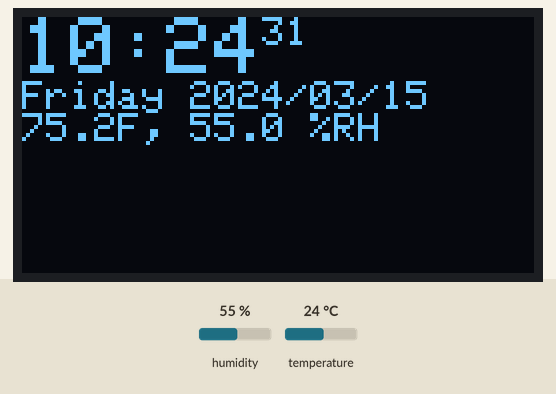
The sketch below on a simulated Arduino Uno, built with avr-gcc and run on an emulated ATmega328P. Parts: 128×64 one-colour display. The inputs (shaded band) are chosen by the test bench; at power-on: humidity 55 %, temperature 24 °C. The local clock reads 2024-03-15 10:24:30 at power-on unless the sketch sets it.

Above: at 1.2 s.
1.3 s: humidity set to 22 %
At 2.9 s:
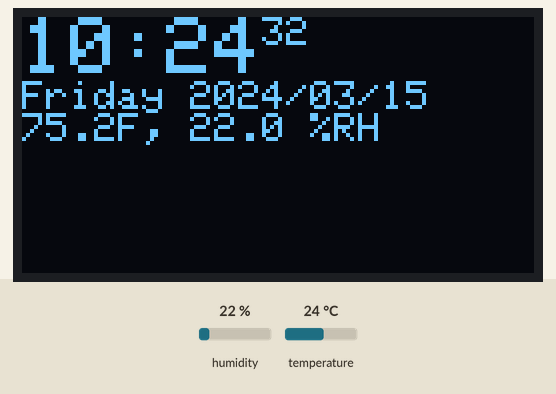
3.6 s: temperature set to 12 °C
At 4.7 s:
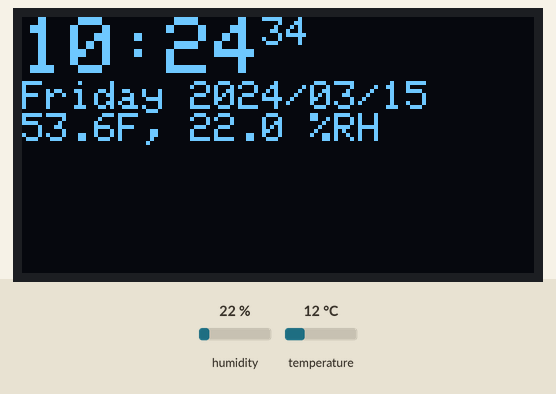
5.5 s: humidity set to 40 %
At 6.9 s:
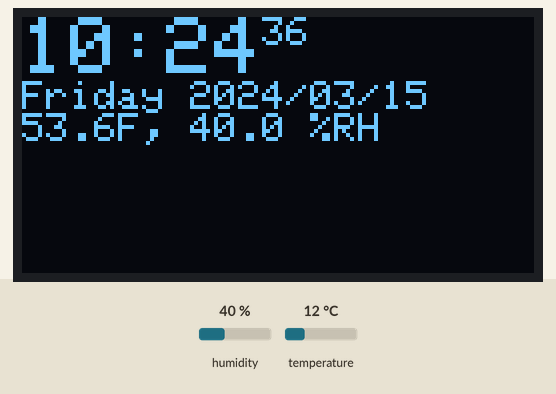
7.6 s: temperature set to 19 °C
At 8.8 s:
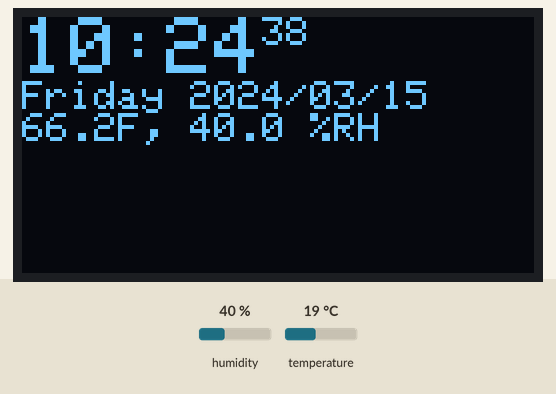
Timing chart, 0 to 10.6 s (numbered marks = the images above; inputs shaded):
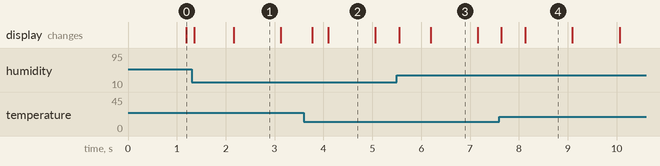

The sketch:

timeandtemp.ino
```cpp
// Date and time functions using a DS3231 RTC connected via I2C and Wire lib
#include <Wire.h>
#include <SPI.h>
#include <Adafruit_GFX.h>
#include <Adafruit_SSD1306.h>
#include <RTClib.h>
#include <SparkFunBME280.h>

#define OLED_RESET 4

Adafruit_SSD1306 display(OLED_RESET);
RTC_DS3231 rtc;
BME280 bme280;

char daysOfTheWeek[7][12] = {"Sunday", "Monday", "Tuesday", "Wednesday", "Thursday", "Friday", "Saturday"};

void setup () {
  if (! rtc.begin()) {
    while (1);
  }

  if (rtc.lostPower()) {
    rtc.adjust(DateTime(F(__DATE__), F(__TIME__)));
  }

  display.begin(SSD1306_SWITCHCAPVCC, 0x3C);

  bme280.settings.commInterface = I2C_MODE;
  bme280.settings.I2CAddress = 0x76;
  bme280.settings.runMode = 3; //Normal mode
  bme280.settings.tStandby = 0;
  bme280.settings.filter = 0;
  bme280.settings.tempOverSample = 1;
  bme280.settings.pressOverSample = 1;
  bme280.settings.humidOverSample = 1;
  bme280.begin();
}

void loop () {
  DateTime now = rtc.now();

	display.clearDisplay();

  display.setTextSize(2);
	display.setTextColor(WHITE);
	display.setCursor(0,0);

  display.print("");
  printNumber(now.hour());
  display.print(':');
  printNumber(now.minute());
  //display.print(':');
  display.setTextSize(1);
  printNumber(now.second());
  display.println();
  display.println();
  //display.println();

  display.print(daysOfTheWeek[now.dayOfTheWeek()]);

  display.print(" ");
  display.print(now.year(), DEC);
  display.print('/');
  printNumber(now.month());
  display.print('/');
  printNumber(now.day());
  display.println();

  display.setTextSize(1);
  //display.print(bme280.readTempC(), 2);
  //display.print("C, ");

  display.print(bme280.readTempF(), 1);
  display.setTextSize(1);
  display.print("F, ");

  display.print(bme280.readFloatHumidity(), 1);
  display.println(" %RH");

  //display.print(bme280.readFloatPressure(), 2);
  //display.println(" Pa");

  //display.print(bme280.readFloatAltitudeMeters(), 2);
  //display.print("m, ");

  //display.print(bme280.readFloatAltitudeFeet(), 2);
  //display.println("ft");

  display.display();
  delay(125);
}

void printNumber(int number)
{
  if (number < 10) display.print("0");
  display.print(number, DEC);
}
```

Measured:
- what the display in image 2 shows lasts 1.0 s, from 4.1 s to 5.1 s
